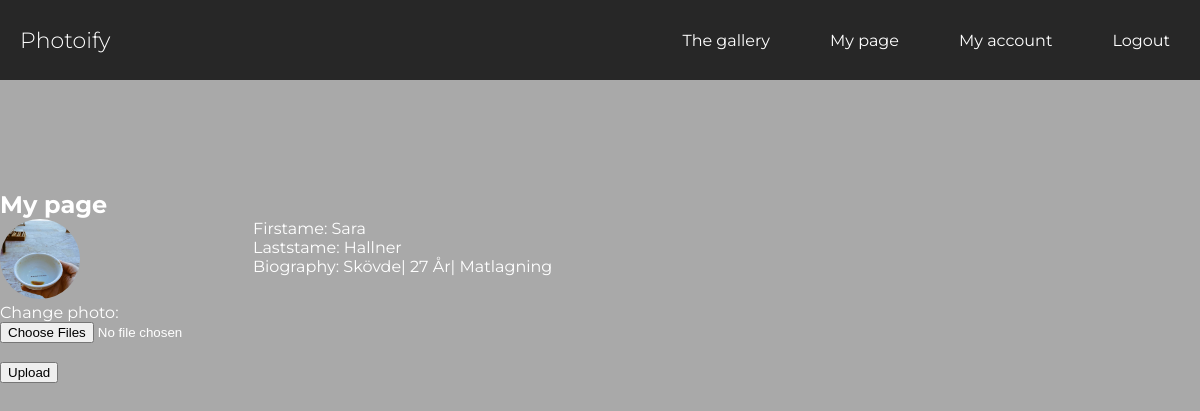
Page /mypage.php (signed in) on the earlier database version.
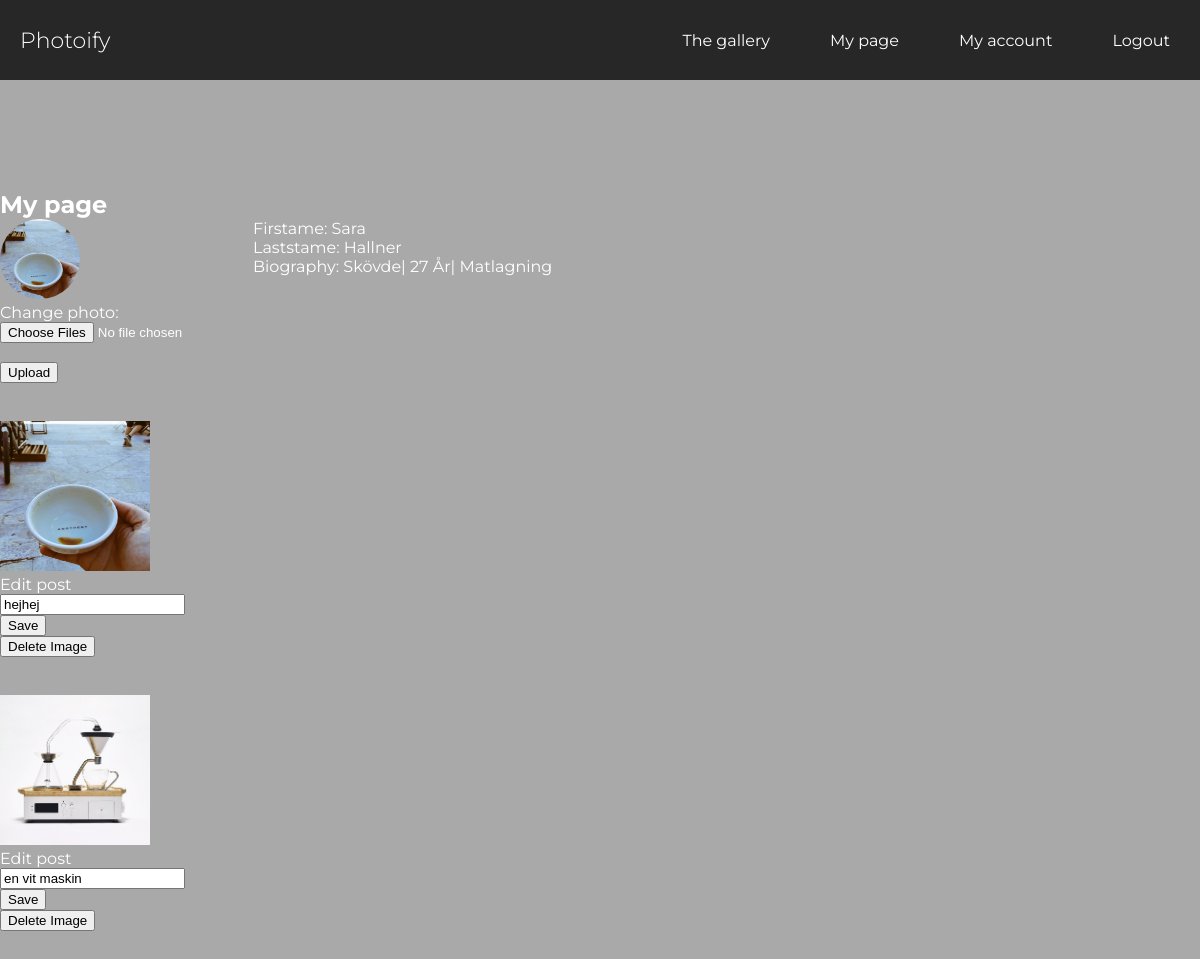
Same page on the later database version.
### tables this page shows
CREATE TABLE "posts" (
	`post_id`	INTEGER NOT NULL PRIMARY KEY AUTOINCREMENT,
	`post`	TEXT NOT NULL,
	`date`	TEXT,
	`user_id`	INTEGER,
	`content`	TEXT
);

### mypage.php (the view, shortened to what this page needs)
<?php require __DIR__.'/views/header.php'; ?>
<article class="my-page">
<h1>My page</h1>
  <?php $userId = $_SESSION['user']['user_id']; ?>
<div class="top-mypage">
<div class="avatar">
<img class="profile-pic" src="image/profile/<?php echo $_SESSION['user']['profile_pic'];?>" alt="avatar">
   <form action="app/users/upload.php" method="post" enctype="multipart/form-data">
            <div>
                <p><label for="images">Change photo:</label></p>
                <input type="file"  value="upload file" name="profile_pic" id="images" accept=".png, .jpeg, .jpg" multiple required>
            </div><br>
            <button type="submit">Upload</button>
        </form>
    </div>
    <div class="bio">
        <p>Firstame: <?php echo $_SESSION['user']['first_name']; ?></p>
        <p>Laststame: <?php echo $_SESSION['user']['last_name']; ?></p>
        <p>Biography: <?php echo $_SESSION['user']['bio']; ?></</p>
    </div>
</div>
<br>
<br>
<div class="gallery-mypage">
    <?php
            $statement = $pdo->prepare("SELECT * FROM posts WHERE user_id =  '$userId';");
            $statement->execute();
            $posts = $statement->fetchAll(PDO::FETCH_ASSOC);
     ?>
        <?php foreach ($posts as $post): ?>
            <img style="width: 150px; height: 150px;" class="gallery-pics" src="image/post/<?php echo $post['post'];?>" alt="photoify">
            <br>
            <form class="edit-post" action="app/posts/update.php" method="post">
              <p>
                <label>Edit post</label><br>
                <input type="text" value="<?php echo $post['content'];?>" name="content" id=content>
              </p>
              <p>
                <button type="submit" class="save">Save</button>
             </p>
        </form>
        <form class="delete-post" action="app/posts/delete.php" method="post">
            <p>
              <button type="submit" class="delete">Delete Image</button>
           </p>
        </form>
            <br>
            <br>
            <?php endforeach; ?>
</div>
</article>
<?php require __DIR__.'/views/footer.php'; ?>

### views/header.php (shortened to what this page needs)
<!DOCTYPE html>
<html lang="en">
<head>
    <link rel="stylesheet" href="assets/styles/main.css">
</head>
<body>
    <?php require __DIR__.'/navigation.php'; ?>
    <div class="container">

### views/navigation.php (shortened to what this page needs)
<nav class="navbar">
      <a href="#" class="logo">Photoify</a>
        <ul class="main-nav" id="js-menu">
            <li>
                <?php if (isset($_SESSION['user'])): ?>
                    <a class="nav-link" href="/">The gallery</a>
                <?php else: ?>
                    <a class="nav-link" href="/index.php">Home</a>
                <?php endif; ?>
            </li>
            <li>
                <?php if (isset($_SESSION['user'])): ?>
                    <a class="nav-link" href="/mypage.php">My page</a>
                <?php else: ?>
                    <a class="nav-link" href="/about.php">About</a>
                <?php endif; ?>
            </li>
            <li>
                <?php if (isset($_SESSION['user'])): ?>
                    <a class="nav-link" href="/myaccount.php">My account</a>
                <?php endif; ?>
            </li>
            <li>
                <?php if (isset($_SESSION['user'])): ?>
                    <a class="nav-link" href="app/users/logout.php">Logout</a>
                <?php else: ?>
                    <a class="nav-link" href="/">Login</a>
                <?php endif; ?>
            </li>
        </ul>
</nav>

### views/footer.php (shortened to what this page needs)
</div>
</body>
</html>

### assets/styles/main.css (style rules this page uses)
* { box-sizing: border-box; margin: 0px; }
body { width: 100%; height: 100vh; background-color: darkgrey; display:flex; flex-direction: column; font-family: 'Montserrat', sans-serif; }
.navbar { font-size: 16px; position: fixed; width: inherit; background-color: #272727; padding-bottom: 10px; }
.main-nav { list-style-type: none; display: none; }
.nav-link, .logo { text-decoration: none; color: white; }
.main-nav li { text-align: center; margin: 15px auto; }
.logo { display: inline-block; font-weight: 300; font-size: 22px; margin-top: 10px; margin-left: 20px; }
.container { margin: auto; width: 100%; height: 400px; }
.my-page { color: white; }
.top-mypage { display: flex; flex-direction: row; }
.profile-pic { height: 5em; width: 5em; border-radius: 50%; }
.bio { text-transform: capitalize; }
@media screen and (min-width: 700px) { * { box-sizing: border-box; margin: 0px; } }
@media screen and (min-width: 700px) { .navbar { display: flex; justify-content: space-between; padding-bottom: 0; height: 80px; align-items: center; } }
@media screen and (min-width: 700px) { .main-nav { display: flex; width: 100%; margin-right: 30px; flex-direction: row; justify-content: flex-end; } }
@media screen and (min-width: 700px) { .main-nav li { margin: 0; } }
@media screen and (min-width: 700px) { .nav-link { margin-left: 60px; } }
@media screen and (min-width: 700px) { .logo { margin-top: 0; } }
@media screen and (min-width: 700px) { .container { margin: auto; width: 100%; height: 420px; } }

Differences in the rows shown:
added posts: post (picture), content "hejhej"
added posts: post (picture), content "en vit maskin"
